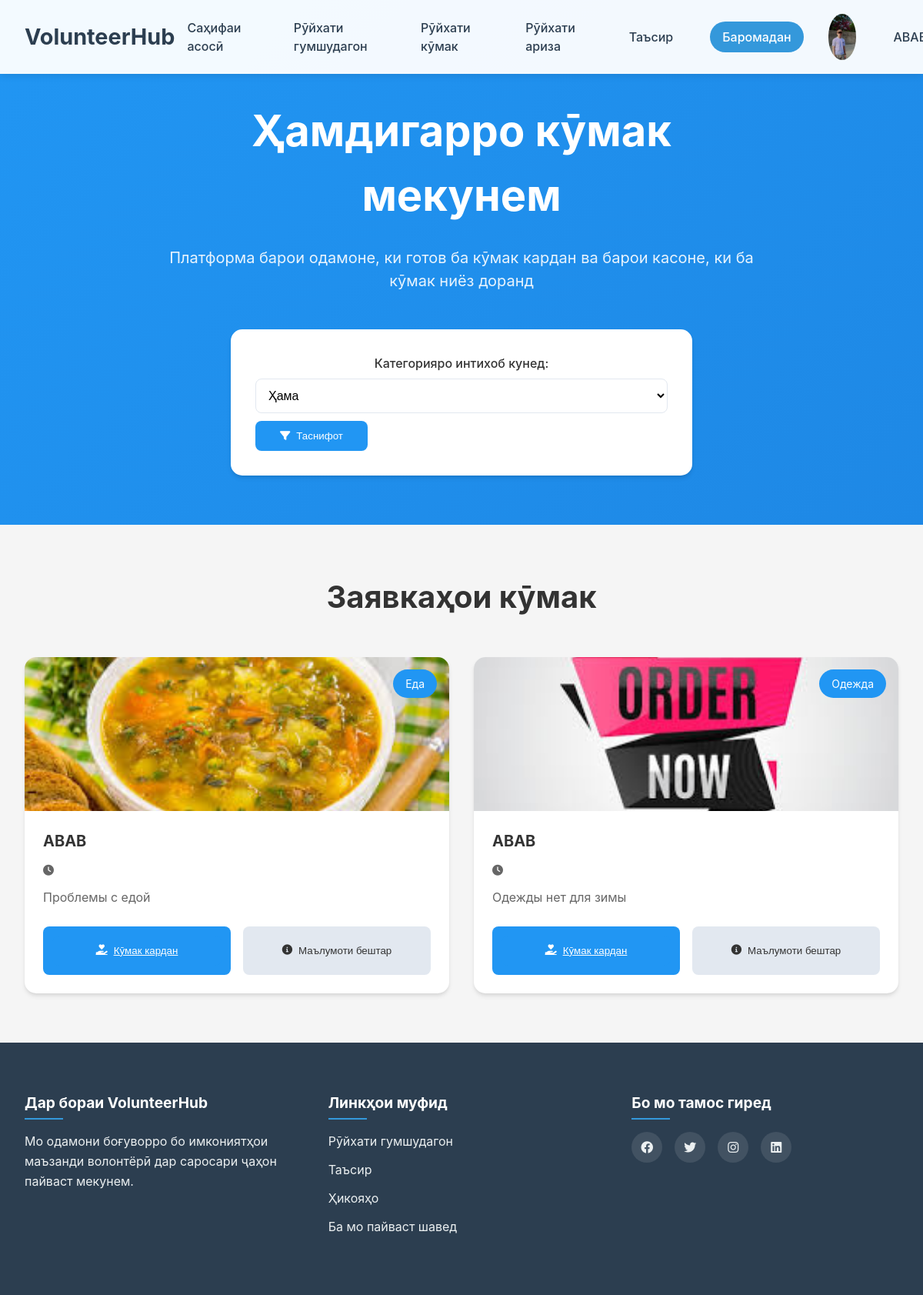
Page /help_list/ (signed in) on the earlier database version.
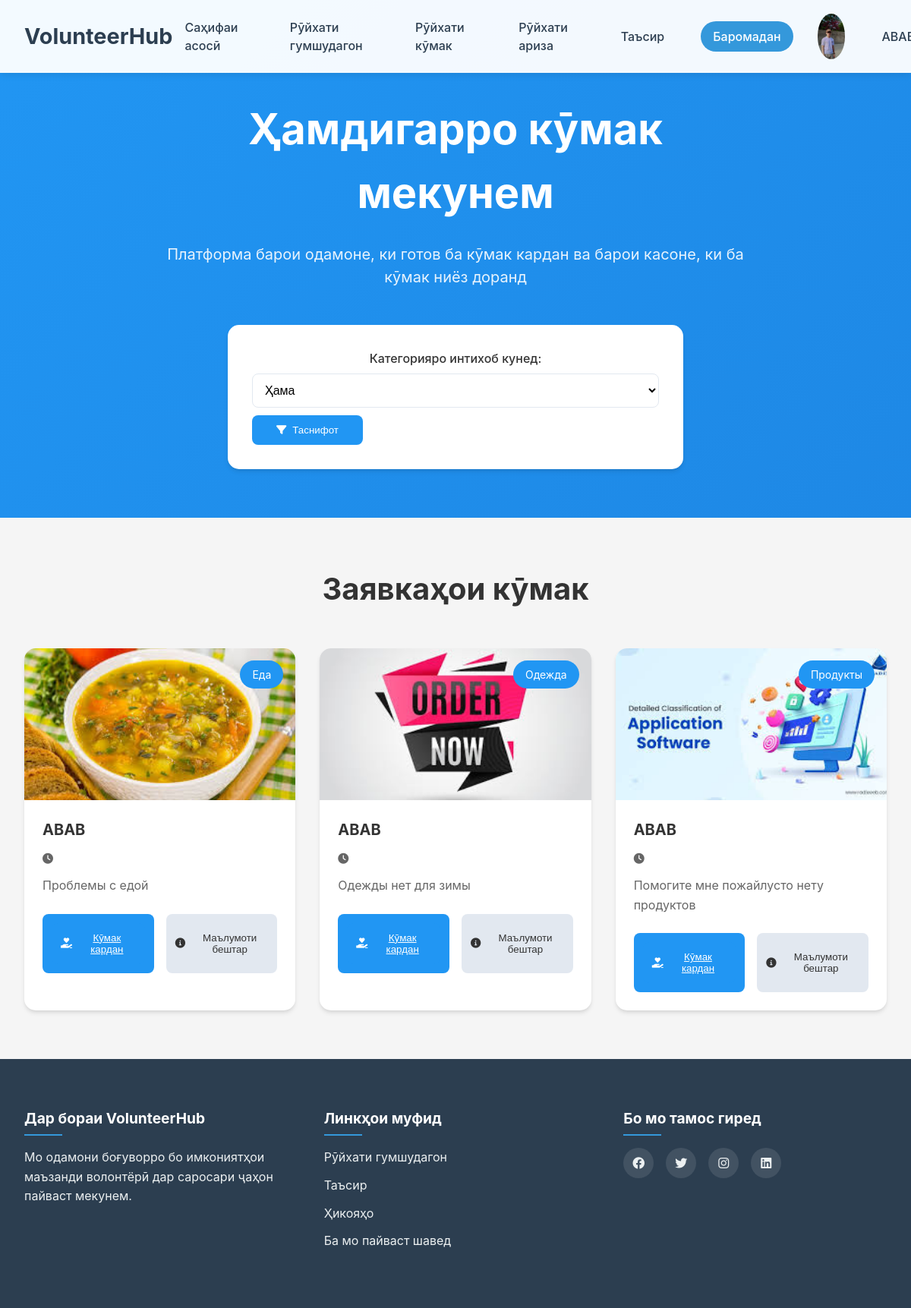
Same page on the later database version.
### volunteer/models.py (models this page shows, shortened)
class CustomUser(AbstractUser):
    CHOICE_GENDER=(
        ("женщина", "Женщина"),
        ("мужчина", "Мужчина"),
    )
    CHOICE_STATUS=(
        ("валантер", "Валантер"),
        ("Нуждающийся", "Нуждающийся"),
    )
    image = models.ImageField(upload_to="static/images", null=True, blank=True)
    age = models.IntegerField(null=True)
    phone_number = models.CharField(max_length=13,null=True)
    gender = models.CharField(max_length=50, choices=CHOICE_GENDER,null=True)
    status = models.CharField(max_length=50, choices=CHOICE_STATUS,null=True)
    latitude = models.FloatField(null=True)
    longitude = models.FloatField(null=True)

class ApplyHelp(models.Model):
    CHOICE_STATUSHELP=(
        ("активно", "Активно"),
        ("завершино", "Завершино"),
        ("впроцессе", "Впроцессе"),
    )
    user = models.ForeignKey(CustomUser, on_delete=models.CASCADE)
    description = models.TextField()
    image = models.ImageField(upload_to="static/images", null=True, blank=True)
    add_time = models.DateTimeField(auto_now=True)
    category = models.ForeignKey(Category, on_delete=models.CASCADE)
    status = models.CharField(max_length=50, choices=CHOICE_STATUSHELP)
    is_active = models.BooleanField(default=True)

class Category(models.Model):
    category_name = models.CharField(max_length=150)

### volunteer/views.py (the view)
# urls.py: path('help_list/', HelpListView.as_view(), name='help_list'),
class HelpListView(LoginRequiredMixin, ListView):
    model = ApplyHelp
    template_name = 'help_list.html'
    context_object_name = 'apply_helps'
    def get_queryset(self):
        user_status = self.request.user.status
        queryset = ApplyHelp.objects.all()
        if user_status == 'валантер':
            queryset = queryset.filter(is_active=True)  # Заявки только от текущего волонтера
        elif user_status == 'Нуждающийся':
            queryset = queryset.filter(user=self.request.user)  # Только активные заявки для нуждающихся
        category_filter = self.request.GET.get('category', None)
        if category_filter:
            queryset = queryset.filter(category__id=category_filter)
        return queryset

### templates/help_list.html (shortened to what this page needs)
{% extends "base.html" %}
{% load static %}
{% block content %}
<link rel="stylesheet" href="https://cdnjs.cloudflare.com/ajax/libs/aos/2.3.4/aos.css">
<link rel="stylesheet" href="https://cdn.jsdelivr.net/npm/swiper@11/swiper-bundle.min.css">
<link rel="stylesheet" href="https://cdnjs.cloudflare.com/ajax/libs/font-awesome/6.0.0/css/all.min.css">
<link rel="stylesheet" href="{% static 'styles/listhelp.css' %}">
<main>
    <section class="hero">
        <div class="hero-content" data-aos="fade-up">
            <h1>Ҳамдигарро кӯмак мекунем</h1>
            <p>Платформа барои одамоне, ки готов ба кӯмак кардан ва барои касоне, ки ба кӯмак ниёз доранд</p>
        </div>
        <div class="filter-container" data-aos="fade-up" data-aos-delay="200">
            <div class="category-filter">
                <label for="categorySelect">Категорияро интихоб кунед:</label>
                <form method="get" action="{% url 'help_list' %}">
                    <select name="category" id="categorySelect">
                        <option value="">Ҳама</option>
                    </select>
                    <button type="submit" class="filter-btn" style="margin-top: 10px;">
                        <i class="fas fa-filter"></i>
                        Таснифот
                    </button>
                </form>
            </div>
        </div>
    </section>
    <section class="requests">
        <h2 data-aos="fade-up">Заявкаҳои кӯмак</h2>
        <div class="requests-grid">
            {% for apply_help in apply_helps %}
                <div class="request-card" data-aos="fade-up">
                    <div class="request-image">
                        <img src="{{ apply_help.image.url }}" alt="Заявка">
                        <div class="category-badge">{{ apply_help.category.category_name }}</div>
                    </div>
                    <div class="request-content">
                        <h3>{{ apply_help.user.username }}</h3>
                        <div class="request-info">
                            <span><i class="fas fa-clock"></i> {{ apply_help.created_at }}</span>
                        </div>
                        <p class="request-description">{{ apply_help.description }}</p>
                        <div class="request-actions">
                            {% if user.status == 'валантер' %}
                            <a href="{% url "application_create" apply_help.id%}" class="help-btn">
                            <button class="help-btn">
                                <i class="fas fa-hand-holding-heart"></i>
                                Кӯмак кардан
                            </button>
                            </a>
                            {% endif %}
                            <button class="details-btn">
                                <i class="fas fa-info-circle"></i>
                                Маълумоти бештар
                            </button>
                        </div>
                    </div>
                </div>
            {% empty %}
                <p class="no-apply-helps">Заявкаҳои кӯмак дар категорияи интихобшуда нест.</p>
            {% endfor %}
        </div>
    </section>
</main>
{% endblock %}

### templates/base.html (shortened to what this page needs)
{% load static %}
<!DOCTYPE html>
<html lang="tg">
<head>
    <link rel="stylesheet" href="https://cdnjs.cloudflare.com/ajax/libs/aos/2.3.4/aos.css">
    <link rel="stylesheet" href="https://cdn.jsdelivr.net/npm/swiper@11/swiper-bundle.min.css">
    <link rel="stylesheet" href="{% static "/styles/footer.css" %}">
    <link rel="stylesheet" href="{% static "/styles/header.css" %}">
    <link rel="stylesheet" href="https://cdnjs.cloudflare.com/ajax/libs/font-awesome/6.0.0/css/all.min.css">
</head>
<body>
    <header class="header">
        <nav class="nav">
            <div class="logo">VolunteerHub</div>
            <div class="nav-links">
                <a href="{% url "home" %}">Саҳифаи асосӣ</a>
                {% if user.status == 'валантер' %}
                <a href="{% url "missing_person_list" %}">Рӯйхати гумшудагон</a>
                <a href="{% url "help_list" %}">Рӯйхати кӯмак</a>
                <a href="{% url "application_list" %}">Рӯйхати ариза</a>
                <a href="#impact">Таъсир</a>
                {% elif user.status == 'Нуждающийся' %}
                <a href="{% url "applyhelp_create" %}">Эҷод кардани ариза барои кӯмак</a>
                <a href="{% url "createmissing" %}">Эҷод кардани одами гумшуда</a>
                <a href="{% url "help_list1" %}">Рӯйхати кӯмак</a>
                {% endif %}
                {% if user.is_authenticated %}
                    <a href="{% url "logout" %}" class="join-btn">Баромадан</a>
                {% else %}
                    <a href="{% url "login" %}" class="join-btn">Вуруд</a>
                {% endif %}
                {% if user.image %}
                <img src="{{ user.image.url }}" alt="image" style="width: 60px; height: 60px; border-radius: 50%;">
                {% else %}
                <img src="{% static 'images/user.jpg' %}" alt="image" style="width: 60px; height: 60px; border-radius: 50%;">
                {% endif %}
                {% if user.is_authenticated %}
                <a href="{% url "profile" user.id%}">{{user.username}}</a>
                {% endif %}
            </div>
        </nav>
    </header>
    <main>
    {% block content %}
    {% endblock %}
    </main>
    <footer class="footer">
        <div class="footer-content">
            <div class="footer-section">
                <h4>Дар бораи VolunteerHub</h4>
                <p>Мо одамони боғуворро бо имкониятҳои маъзанди волонтёрӣ дар саросари ҷаҳон пайваст мекунем.</p>
            </div>
            <div class="footer-section">
                <h4>Линкҳои муфид</h4>
                <ul>
                    <li><a href="{% url "missing_person_list" %}">Рӯйхати гумшудагон</a></li>
                    <li><a href="#impact">Таъсир</a></li>
                    <li><a href="#stories">Ҳикояҳо</a></li>
                    <li><a href="#join">Ба мо пайваст шавед</a></li>
                </ul>
            </div>
            <div class="footer-section">
                <h4>Бо мо тамос гиред</h4>
                <div class="social-links">
                    <a href="#"><i class="fab fa-facebook"></i></a>
                    <a href="#"><i class="fab fa-twitter"></i></a>
                    <a href="#"><i class="fab fa-instagram"></i></a>
                    <a href="#"><i class="fab fa-linkedin"></i></a>
                </div>
            </div>
        </div>
    </footer>
</body>
</html>

### static/styles/footer.css (style rules this page uses)
.footer { background-color: #2c3e50; color: white; padding: 4rem 2rem; }
.footer-content { max-width: 1200px; margin: 0 auto; display: grid; grid-template-columns: repeat(auto-fit, minmax(250px, 1fr)); gap: 3rem; }
.footer-section h4 { margin-bottom: 1.5rem; font-size: 1.2rem; position: relative; }
.footer-section h4::after { content: ''; position: absolute; left: 0; bottom: -0.5rem; width: 50px; height: 2px; background-color: #3498db; }
.footer-section p { color: #ecf0f1; line-height: 1.6; }
.footer-section ul { list-style: none; padding: 0; }
.footer-section ul li { margin-bottom: 0.8rem; }
.footer-section a { color: #ecf0f1; text-decoration: none; transition: color 0.3s; }
.social-links { display: flex; gap: 1rem; }
.social-links a { display: inline-flex; align-items: center; justify-content: center; width: 40px; height: 40px; background-color: rgba(255, 255, 255, 0.1); border-radius: 50%; transition: all 0.3s ease; }

### static/styles/header.css (style rules this page uses)
.header { background-color: rgba(255, 255, 255, 0.95); padding: 1rem 0; position: fixed; width: 100%; top: 0; z-index: 1000; box-shadow: 0 2px 10px rgba(0, 0, 0, 0.1); transition: all 0.3s ease; }
.nav { max-width: 100%; margin: 0 auto; display: flex; justify-content: space-around; align-items: center; padding: 0 2rem; }
.logo { color: #2c3e50; font-size: 1.8rem; font-weight: bold; text-decoration: none; }
.nav-links { display: flex; gap: 2rem; align-items: center; }
.nav-links a { color: #2c3e50; text-decoration: none; font-weight: 500; transition: color 0.3s; padding: 0.5rem 1rem; }
.join-btn { background-color: #3498db; color: white !important; padding: 0.5rem 1.5rem; border-radius: 25px; transition: all 0.3s ease; }

Differences in the rows shown:
added ApplyHelp: image (picture), category.category_name "Продукты", user.username "ABAB", description "Помогите мне пожайлусто нету продуктов"
